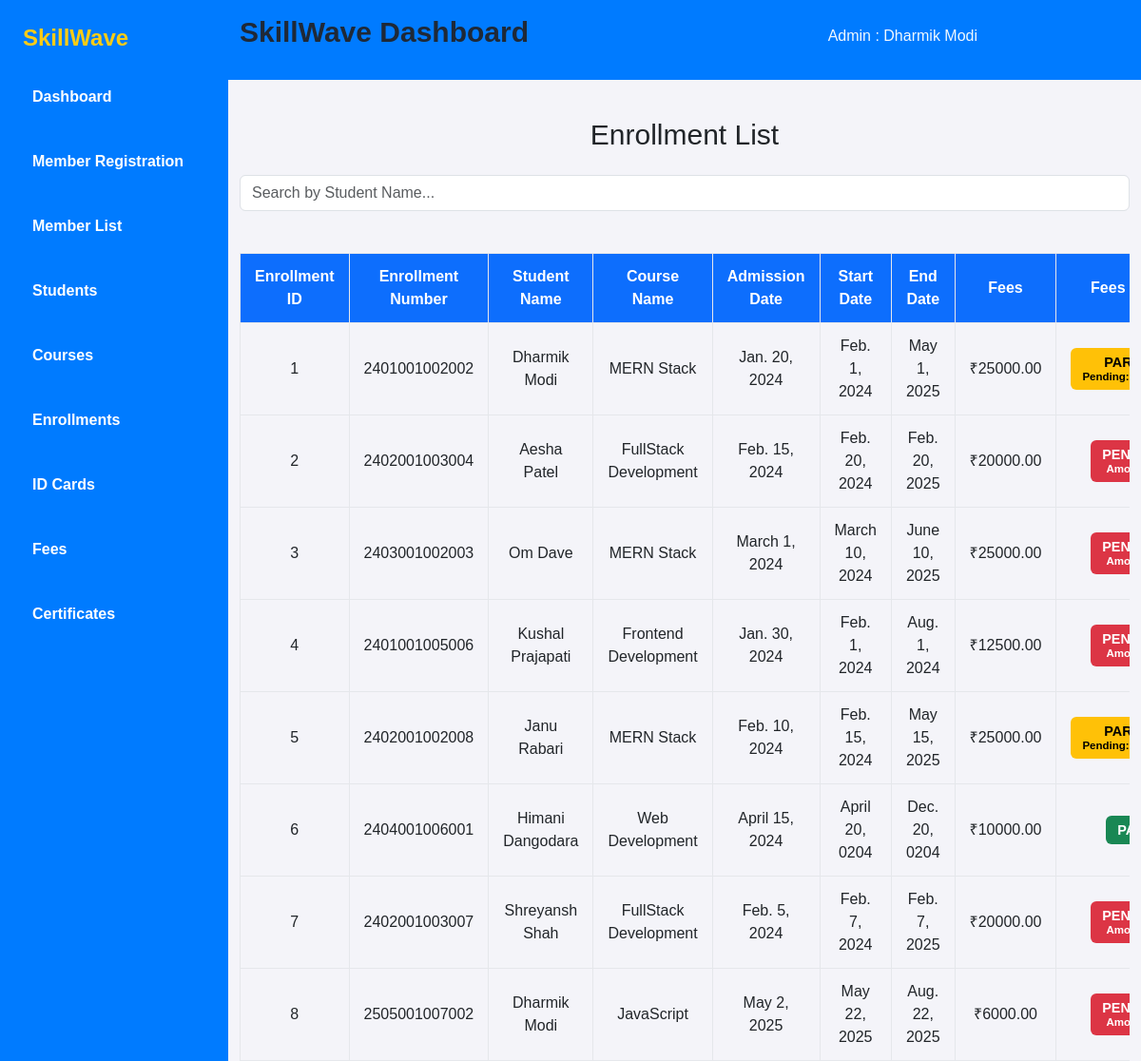
Screenshot of /enrollment/1/ with the database file from the repository.
### myapp/models.py (models this page shows, shortened)
class Admin(models.Model):
    admin_id = models.AutoField(primary_key=True, verbose_name="ID")
    email = models.EmailField(max_length=50)
    password = models.CharField(max_length=10)
    name = models.CharField(max_length=50)

class Enrollment(models.Model):
    enroll_id = models.AutoField(primary_key=True)  # Fixed spelling: enorll_id → enroll_id
    enrollment_number = models.CharField(max_length=30,verbose_name="Enrollment Number")
    admin = models.ForeignKey(Admin, on_delete = models.CASCADE )
    student_id = models.ForeignKey(Student, verbose_name="name", on_delete=models.CASCADE, related_name="enrollments")
    course_name = models.ForeignKey(Course, verbose_name="course_name", on_delete=models.CASCADE, related_name="enrollments")
    admission_date = models.DateField()  # Fixed spelling: Addmission_date → admission_date
    start_date = models.DateField()
    end_date = models.DateField()
    total_paid = models.DecimalField(max_digits=10, decimal_places=2, default=0.00)
    pending_amount = models.DecimalField(max_digits=10, decimal_places=2, default=0.00)
    PAYMENT_STATUS_CHOICES = [
        ('PENDING', 'Pending'),
        ('PAID', 'Paid'),
        ('PARTIAL', 'Partial'),
    ]
    payment_status = models.CharField(max_length=10,choices=PAYMENT_STATUS_CHOICES,default='PENDING',verbose_name="Payment Status")

class Student(models.Model):
    student_id = models.AutoField(primary_key=True, verbose_name="ID")  # Fixed spelling: student_id → ID
    admin = models.ForeignKey(Admin, on_delete = models.CASCADE )
    name = models.CharField(max_length=50)
    address = models.CharField(max_length=100)
    phone_no = models.CharField(max_length=10)
    email = models.CharField(max_length=50)
    DOB = models.DateField()
    photo = models.FileField(upload_to='static/images/student_photos/', null=True)  # Fixed max_length to 1
    marks = models.IntegerField(default=0)  # Assuming marks field exists
    gender = models.CharField(max_length=10, choices=[('Male', 'Male'), ('Female', 'Female')])  # Add this field

class Course(models.Model):
    course_id = models.AutoField(verbose_name="course_id",primary_key=True)
    admin = models.ForeignKey(Admin, on_delete = models.CASCADE )
    course_name = models.CharField(max_length=30)
    duration = models.IntegerField(help_text="Duration in month")
    fees = models.DecimalField(max_digits=10, decimal_places=2)
    def __str__(self):
        return self.course_name

### myapp/views.py (the view)
# urls.py: path('enrollment/<int:admin_id>/', views.Enrollment, name='enrollment'),
def Enrollment(request, admin_id):
    c = models.Admin.objects.get(admin_id=admin_id)
    id = c.admin_id
    enrollment = models.Enrollment.objects.filter(admin=admin_id)
    context = {
        'id': id,
        'admin': models.Admin.objects.get(admin_id=admin_id),
        'enrollment': enrollment,
        'admin_id': admin_id,
    }
    context['enrollment'] = enrollment
    return render(request, 'enrollment.html', context)

### myapp/templates/enrollment.html (shortened to what this page needs)
<!DOCTYPE html>
<html lang="en">
<head>
    <script src="https://cdn.tailwindcss.com"></script>
    <link href="https://cdn.jsdelivr.net/npm/bootstrap@5.3.5/dist/css/bootstrap.min.css" rel="stylesheet">
    <link rel="stylesheet" href="https://cdnjs.cloudflare.com/ajax/libs/font-awesome/6.5.0/css/all.min.css">
</head>
<body>
    <div class="flex">
        <aside class="w-1/5 sidebar text-white min-h-screen p-6">
            <h2 class="text-2xl font-bold mb-6"><a href="#">SkillWave</a></h2>
            <ul>
                <li class="mb-4 font-semibold"><a href="{% url 'admin_dashboard' id %}">Dashboard</a></li>
                <li class="mb-4 font-semibold"><a href="{% url 'member_register' admin_id %}">Member Registration</a></li>
                <li class="mb-4 font-semibold"><a href="{% url 'member_list' admin_id %}">Member List</a></li>
                <li class="mb-4 font-semibold"><a href="{% url 'student' admin_id %}">Students</a></li>
                <li class="mb-4 font-semibold"><a href="{% url 'course' admin_id %}">Courses</a></li>
                <li class="mb-4 font-semibold"><a href="{% url 'enrollment' admin_id %}">Enrollments</a></li>
                <li class="mb-4 font-semibold"><a href="{% url 'idcard' admin_id %}">ID Cards</a></li>
                <li class="mb-4 font-semibold"><a href="{% url 'fee' admin_id %}">Fees</a></li>
                <li class="mb-4 font-semibold"><a href="{% url 'certificate' admin_id %}">Certificates</a></li>
            </ul>
        </aside>
        <main class="w-4/5 ">
            <nav class="site-nav mb-10" style="background-color: #007bff;">
                <div class="pb-2 top-bar mb-3">
                    <div class="container">
                        <div class="row align-items-center">
                            <div class="col-lg-7 ">
                                <h1 class="flex text-3xl font-bold text-gray-800 mb-6 mt-3">SkillWave Dashboard</h1>
                            </div>
                            <div class="col-lg-3">
                                <div class="text-right" style="color: aliceblue;">Admin : {{admin.name }}</div>
                            </div>
                        </div>
                    </div>
                </div>
            </nav>
            <div class="container">
                <h2 class="text-center text-3xl mb-4">Enrollment List</h2>
                <div class="d-flex justify-content-end">
                    <input type="text" id="searchInput" name="searchInput" class="form-control search-box" placeholder="Search by Student Name...">
                </div><br>
                <div class="table-responsive">
                    <table class="table-bordered text-center">
                        <thead class="bg-primary text-white">
                            <tr>
                                <th>Enrollment ID</th>
                                <th>Enrollment Number</th>
                                <th>Student Name</th>
                                <th>Course Name</th>
                                <th>Admission Date</th>
                                <th>Start Date</th>
                                <th>End Date</th>
                                <TH>Fees</TH>
                                <th>Fees Status</th>
                            </tr>
                        </thead>
                        <tbody>
                            {% for enrollment in enrollment %}
                            <tr>
                                <td>{{ enrollment.enroll_id }}</td>
                                <td>{{ enrollment.enrollment_number }}</td>
                                <td>{{ enrollment.student_id.name }}</td>
                                <td>{{ enrollment.course_name }}</td>
                                <td>{{ enrollment.admission_date }}</td>
                                <td>{{ enrollment.start_date }}</td>
                                <td>{{ enrollment.end_date }}</td>
                                <td>₹{{ enrollment.course_name.fees }}</td>
                                <td>
                                {% if enrollment.payment_status == 'PAID' %}
                                    <span class="badge bg-success" style="font-size: 0.9em; padding: 8px 12px;">
                                         PAID
                                    </span>
                                {% elif enrollment.payment_status == 'PARTIAL' %}
                                    <span class="badge bg-warning" style="font-size: 0.9em; padding: 8px 12px; color: #000;">
                                         PARTIAL
                                        <br>
                                        <small>Pending: ₹{{ enrollment.pending_amount }}</small>
                                    </span>
                                {% else %}
                                    <span class="badge bg-danger" style="font-size: 0.9em; padding: 8px 12px;">
                                         PENDING
                                        <br>
                                        <small>Amount: ₹{{ enrollment.fees }}</small>
                                    </span>
                                {% endif %}
                                </td>
                            </tr>
                            {% empty %}
                            <tr>
                                <td colspan="7" class="text-center text-gray-500">No members available.</td>
                            </tr>
                            {% endfor %}
                        </tbody>
                    </table>
                </div>
            </div>
        </main>
    </div>
</body>
</html>

### myapp/templates/enrollment.html (style rules this page uses)
body { font-family: 'Poppins', sans-serif; background: #f4f4f9; }
.sidebar { background: #007bff; }
.sidebar h2 a { color: #facc15; text-decoration: none; }
.sidebar ul li { cursor: pointer; transition: 0.3s; }
table { width: 100%; border-collapse: collapse; margin-top: 20px; }
thead { background-color: #007bff; color: white; }
th, td { padding: 12px 15px; text-align: center; border-bottom: 1px solid #ddd; }
.sidebar ul li a { color: white; text-decoration: none; display: block; padding: 10px; }

### rows the page displays
Admin: name "Dharmik Modi"
Enrollment: enroll_id "1", enrollment_number "2401001002002", student_id.name "Dharmik Modi", course_name "MERN Stack", admission_date "Jan. 20, 2024", start_date "Feb. 1, 2024", end_date "May 1, 2025", course_name.fees "25000.00"
Enrollment: enroll_id "2", enrollment_number "2402001003004", student_id.name "Aesha Patel", course_name "FullStack Development", admission_date "Feb. 15, 2024", start_date "Feb. 20, 2024", end_date "Feb. 20, 2025", course_name.fees "20000.00"
Enrollment: enroll_id "3", enrollment_number "2403001002003", student_id.name "Om Dave", course_name "MERN Stack", admission_date "March 1, 2024", start_date "March 10, 2024", end_date "June 10, 2025", course_name.fees "25000.00"
Enrollment: enroll_id "4", enrollment_number "2401001005006", student_id.name "Kushal Prajapati", course_name "Frontend Development", admission_date "Jan. 30, 2024", start_date "Feb. 1, 2024", end_date "Aug. 1, 2024", course_name.fees "12500.00"
Enrollment: enroll_id "5", enrollment_number "2402001002008", student_id.name "Janu Rabari", course_name "MERN Stack", admission_date "Feb. 10, 2024", start_date "Feb. 15, 2024", end_date "May 15, 2025", course_name.fees "25000.00"
Enrollment: enroll_id "6", enrollment_number "2404001006001", student_id.name "Himani Dangodara", course_name "Web Development", admission_date "April 15, 2024", start_date "April 20, 0204", end_date "Dec. 20, 0204", course_name.fees "10000.00", payment_status "PAID"
Enrollment: enroll_id "7", enrollment_number "2402001003007", student_id.name "Shreyansh Shah", course_name "FullStack Development", admission_date "Feb. 5, 2024", start_date "Feb. 7, 2024", end_date "Feb. 7, 2025", course_name.fees "20000.00"
Enrollment: enroll_id "8", enrollment_number "2505001007002", student_id.name "Dharmik Modi", course_name "JavaScript", admission_date "May 2, 2025", start_date "May 22, 2025", end_date "Aug. 22, 2025", course_name.fees "6000.00"
